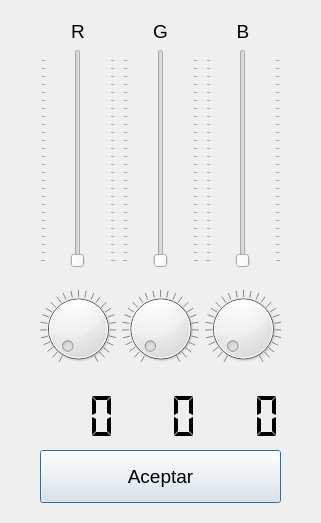
<?xml version="1.0" encoding="UTF-8"?>
<ui version="4.0">
 <class>winCalibracion</class>
 <widget class="QDialog" name="winCalibracion">
  <property name="geometry">
   <rect>
    <x>0</x>
    <y>0</y>
    <width>321</width>
    <height>523</height>
   </rect>
  </property>
  <property name="font">
   <font>
    <pointsize>14</pointsize>
   </font>
  </property>
  <property name="windowTitle">
   <string>Dialog</string>
  </property>
  <layout class="QGridLayout" name="gridLayout" rowstretch="8,1" rowminimumheight="1,2">
   <property name="leftMargin">
    <number>40</number>
   </property>
   <property name="topMargin">
    <number>20</number>
   </property>
   <property name="rightMargin">
    <number>40</number>
   </property>
   <property name="bottomMargin">
    <number>20</number>
   </property>
   <item row="0" column="0">
    <layout class="QVBoxLayout" name="verticalLayout" stretch="0,4,2,1">
     <item>
      <widget class="QLabel" name="label">
       <property name="sizePolicy">
        <sizepolicy hsizetype="Expanding" vsizetype="Expanding">
         <horstretch>0</horstretch>
         <verstretch>0</verstretch>
        </sizepolicy>
       </property>
       <property name="text">
        <string>R</string>
       </property>
       <property name="alignment">
        <set>Qt::AlignmentFlag::AlignCenter</set>
       </property>
      </widget>
     </item>
     <item>
      <widget class="QSlider" name="vsliderR">
       <property name="sizePolicy">
        <sizepolicy hsizetype="Expanding" vsizetype="Expanding">
         <horstretch>0</horstretch>
         <verstretch>0</verstretch>
        </sizepolicy>
       </property>
       <property name="maximum">
        <number>255</number>
       </property>
       <property name="pageStep">
        <number>1</number>
       </property>
       <property name="tracking">
        <bool>true</bool>
       </property>
       <property name="orientation">
        <enum>Qt::Orientation::Vertical</enum>
       </property>
       <property name="invertedAppearance">
        <bool>false</bool>
       </property>
       <property name="invertedControls">
        <bool>false</bool>
       </property>
       <property name="tickPosition">
        <enum>QSlider::TickPosition::TicksBothSides</enum>
       </property>
       <property name="tickInterval">
        <number>10</number>
       </property>
      </widget>
     </item>
     <item>
      <widget class="QDial" name="dialR">
       <property name="sizePolicy">
        <sizepolicy hsizetype="Expanding" vsizetype="Expanding">
         <horstretch>0</horstretch>
         <verstretch>0</verstretch>
        </sizepolicy>
       </property>
       <property name="maximum">
        <number>255</number>
       </property>
       <property name="pageStep">
        <number>1</number>
       </property>
       <property name="notchTarget">
        <double>10.000000000000000</double>
       </property>
       <property name="notchesVisible">
        <bool>true</bool>
       </property>
      </widget>
     </item>
     <item>
      <widget class="QLCDNumber" name="lcdValueR">
       <property name="sizePolicy">
        <sizepolicy hsizetype="Expanding" vsizetype="Expanding">
         <horstretch>0</horstretch>
         <verstretch>0</verstretch>
        </sizepolicy>
       </property>
       <property name="frameShape">
        <enum>QFrame::Shape::NoFrame</enum>
       </property>
       <property name="frameShadow">
        <enum>QFrame::Shadow::Sunken</enum>
       </property>
       <property name="lineWidth">
        <number>1</number>
       </property>
       <property name="midLineWidth">
        <number>2</number>
       </property>
       <property name="digitCount">
        <number>3</number>
       </property>
       <property name="segmentStyle">
        <enum>QLCDNumber::SegmentStyle::Flat</enum>
       </property>
      </widget>
     </item>
    </layout>
   </item>
   <item row="0" column="1">
    <layout class="QVBoxLayout" name="verticalLayout_2" stretch="0,4,2,1">
     <item>
      <widget class="QLabel" name="label_2">
       <property name="sizePolicy">
        <sizepolicy hsizetype="Expanding" vsizetype="Expanding">
         <horstretch>0</horstretch>
         <verstretch>0</verstretch>
        </sizepolicy>
       </property>
       <property name="text">
        <string>G</string>
       </property>
       <property name="alignment">
        <set>Qt::AlignmentFlag::AlignCenter</set>
       </property>
      </widget>
     </item>
     <item>
      <widget class="QSlider" name="vsliderG">
       <property name="sizePolicy">
        <sizepolicy hsizetype="Expanding" vsizetype="Expanding">
         <horstretch>0</horstretch>
         <verstretch>0</verstretch>
        </sizepolicy>
       </property>
       <property name="maximum">
        <number>255</number>
       </property>
       <property name="pageStep">
        <number>1</number>
       </property>
       <property name="tracking">
        <bool>true</bool>
       </property>
       <property name="orientation">
        <enum>Qt::Orientation::Vertical</enum>
       </property>
       <property name="invertedAppearance">
        <bool>false</bool>
       </property>
       <property name="invertedControls">
        <bool>false</bool>
       </property>
       <property name="tickPosition">
        <enum>QSlider::TickPosition::TicksBothSides</enum>
       </property>
       <property name="tickInterval">
        <number>10</number>
       </property>
      </widget>
     </item>
     <item>
      <widget class="QDial" name="dialG">
       <property name="sizePolicy">
        <sizepolicy hsizetype="Expanding" vsizetype="Expanding">
         <horstretch>0</horstretch>
         <verstretch>0</verstretch>
        </sizepolicy>
       </property>
       <property name="maximum">
        <number>255</number>
       </property>
       <property name="pageStep">
        <number>1</number>
       </property>
       <property name="notchTarget">
        <double>10.000000000000000</double>
       </property>
       <property name="notchesVisible">
        <bool>true</bool>
       </property>
      </widget>
     </item>
     <item>
      <widget class="QLCDNumber" name="lcdValueG">
       <property name="sizePolicy">
        <sizepolicy hsizetype="Expanding" vsizetype="Expanding">
         <horstretch>0</horstretch>
         <verstretch>0</verstretch>
        </sizepolicy>
       </property>
       <property name="frameShape">
        <enum>QFrame::Shape::NoFrame</enum>
       </property>
       <property name="frameShadow">
        <enum>QFrame::Shadow::Sunken</enum>
       </property>
       <property name="lineWidth">
        <number>1</number>
       </property>
       <property name="midLineWidth">
        <number>2</number>
       </property>
       <property name="digitCount">
        <number>3</number>
       </property>
       <property name="segmentStyle">
        <enum>QLCDNumber::SegmentStyle::Flat</enum>
       </property>
      </widget>
     </item>
    </layout>
   </item>
   <item row="0" column="2">
    <layout class="QVBoxLayout" name="verticalLayout_3" stretch="0,4,2,1">
     <item>
      <widget class="QLabel" name="label_3">
       <property name="sizePolicy">
        <sizepolicy hsizetype="Expanding" vsizetype="Expanding">
         <horstretch>0</horstretch>
         <verstretch>0</verstretch>
        </sizepolicy>
       </property>
       <property name="text">
        <string>B</string>
       </property>
       <property name="alignment">
        <set>Qt::AlignmentFlag::AlignCenter</set>
       </property>
      </widget>
     </item>
     <item>
      <widget class="QSlider" name="vsliderB">
       <property name="sizePolicy">
        <sizepolicy hsizetype="Expanding" vsizetype="Expanding">
         <horstretch>0</horstretch>
         <verstretch>0</verstretch>
        </sizepolicy>
       </property>
       <property name="maximum">
        <number>255</number>
       </property>
       <property name="pageStep">
        <number>1</number>
       </property>
       <property name="tracking">
        <bool>true</bool>
       </property>
       <property name="orientation">
        <enum>Qt::Orientation::Vertical</enum>
       </property>
       <property name="invertedAppearance">
        <bool>false</bool>
       </property>
       <property name="invertedControls">
        <bool>false</bool>
       </property>
       <property name="tickPosition">
        <enum>QSlider::TickPosition::TicksBothSides</enum>
       </property>
       <property name="tickInterval">
        <number>10</number>
       </property>
      </widget>
     </item>
     <item>
      <widget class="QDial" name="dialB">
       <property name="sizePolicy">
        <sizepolicy hsizetype="Expanding" vsizetype="Expanding">
         <horstretch>0</horstretch>
         <verstretch>0</verstretch>
        </sizepolicy>
       </property>
       <property name="maximum">
        <number>255</number>
       </property>
       <property name="pageStep">
        <number>1</number>
       </property>
       <property name="notchTarget">
        <double>10.000000000000000</double>
       </property>
       <property name="notchesVisible">
        <bool>true</bool>
       </property>
      </widget>
     </item>
     <item>
      <widget class="QLCDNumber" name="lcdValueB">
       <property name="sizePolicy">
        <sizepolicy hsizetype="Expanding" vsizetype="Expanding">
         <horstretch>0</horstretch>
         <verstretch>0</verstretch>
        </sizepolicy>
       </property>
       <property name="frameShape">
        <enum>QFrame::Shape::NoFrame</enum>
       </property>
       <property name="frameShadow">
        <enum>QFrame::Shadow::Sunken</enum>
       </property>
       <property name="lineWidth">
        <number>1</number>
       </property>
       <property name="midLineWidth">
        <number>2</number>
       </property>
       <property name="digitCount">
        <number>3</number>
       </property>
       <property name="segmentStyle">
        <enum>QLCDNumber::SegmentStyle::Flat</enum>
       </property>
      </widget>
     </item>
    </layout>
   </item>
   <item row="1" column="0" colspan="3">
    <widget class="QPushButton" name="btnAceptar">
     <property name="sizePolicy">
      <sizepolicy hsizetype="Expanding" vsizetype="Expanding">
       <horstretch>0</horstretch>
       <verstretch>0</verstretch>
      </sizepolicy>
     </property>
     <property name="text">
      <string>Aceptar</string>
     </property>
    </widget>
   </item>
  </layout>
 </widget>
 <resources/>
 <connections/>
</ui>
